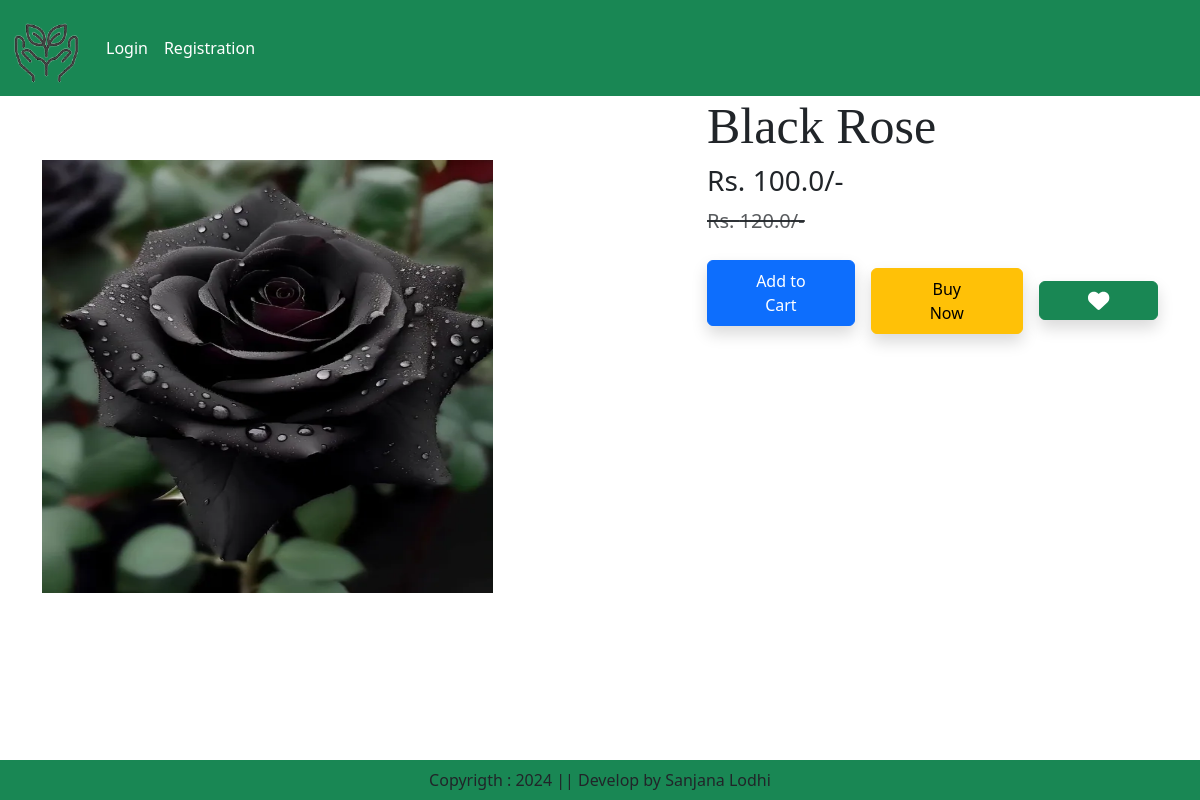
Page /product-detail/3 on the committed database.
### Home_App/models.py (models this page shows, shortened)
class Product(models.Model):
    title=models.CharField(max_length=100)
    selling_price=models.FloatField()
    discount_price=models.FloatField()
    category=models.CharField(choices=CATEGORY_CHOICES,max_length=9)
    product_image = models.ImageField(upload_to='product')

### Home_App/views.py (the view)
# urls.py: path('product-detail/<int:pk>',views.ProductDetail.as_view(),name="product-detail"),
class ProductDetail(View):
    def get(self,request,pk):
        product=Product.objects.get(pk=pk)
        return render(request,"productdetail.html",locals())

### Home_App/templates/productdetail.html (shortened to what this page needs)
{% extends 'base.html' %}
{% load static %}
{% block main-content %}
    <div class="container">
        <div class="row flex justify-content-between">
            <div class="img2 col-lg-5 mt-5">
                <img src="{{product.product_image.url}}"
                     class="image col-xs-6 col-sm-12 col-lg-12 mt-3 text-sm-center w-100 h-75"
                     alt="">
            </div>
            <div class="productdetail col-lg-5">
                <h1 style="font-family: Georgia; font-size: 50px;">{{product.title}}</h1>
                <h3>Rs. {{product.discount_price}}/-</h3>
                <small class="text-decoration-line-through text-muted fs-5">
                    <del>Rs. {{product.selling_price}}/-</del>
                </small>
                <div class="mt-4 d-flex align-items-center">
                    <form action="/add-to-cart" class="d-inline">
                        <button type="submit" class="btn btn-primary shadow px-5 py-2">Add to Cart</button>
                    </form>
                    <a href="{% url 'showcart' %}" class="btn btn-warning shadow px-5 py-2 ms-3">Buy Now</a>
                    {% if wishlist %}
                        <a pid="{{product.id}}" class="minus-wishlist btn btn-danger shadow px-5 py-2 ms-3">
                            <i class="fas fa-heart fa-lg"></i>
                        </a>
                    {% else %}
                        <a pid="{{product.id}}" class="plus-wishlist btn btn-success shadow px-5 py-2 ms-3">
                            <i class="fas fa-heart fa-lg"></i>
                        </a>
                    {% endif %}
                </div>
            </div>
        </div>
    </div>
{% endblock main-content %}

### rows in the picture
Product: product_image (picture), title "Black Rose", discount_price "100.0", selling_price "120.0"
